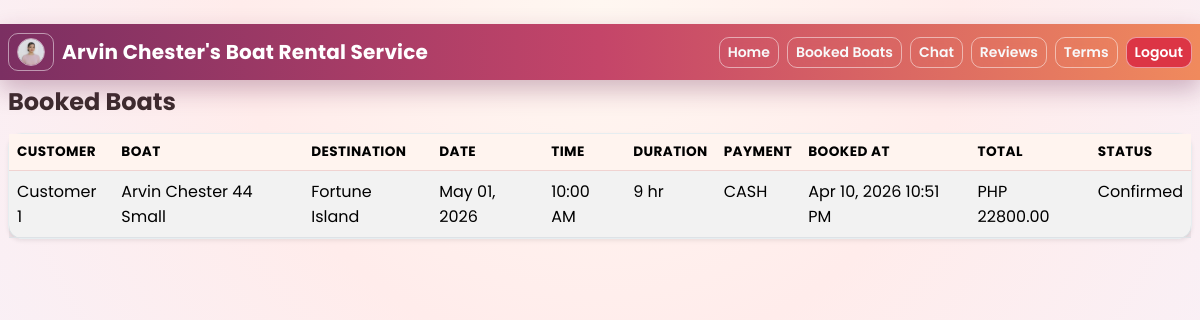
/owner/booked-boats (signed in), run on the app's committed database.
### app.py (models this page shows, shortened)
class User(UserMixin, db.Model):
    id = db.Column(db.Integer, primary_key=True)
    full_name = db.Column(db.String(120), nullable=False)
    email = db.Column(db.String(120), unique=True, nullable=False)
    phone = db.Column(db.String(40), nullable=False)
    bio = db.Column(db.Text, default="")
    profile_image_path = db.Column(db.String(255))
    last_seen_at = db.Column(db.DateTime, default=datetime.now)
    password_hash = db.Column(db.String(255), nullable=False)
    role = db.Column(db.String(20), default="customer", nullable=False)  # customer, owner, admin
    created_at = db.Column(db.DateTime, default=datetime.utcnow)

class Booking(db.Model):
    id = db.Column(db.Integer, primary_key=True)
    customer_id = db.Column(db.Integer, db.ForeignKey("user.id"), nullable=False)
    boat_id = db.Column(db.Integer, db.ForeignKey("boat.id"), nullable=False)
    beach_id = db.Column(db.Integer, db.ForeignKey("beach.id"), nullable=False)
    booking_date = db.Column(db.Date, nullable=False)
    booking_time = db.Column(db.Time, nullable=False)
    duration_hours = db.Column(db.Integer, nullable=False)
    total_price = db.Column(db.Float, nullable=False)
    payment_method = db.Column(db.String(20), nullable=False)  # cash, gcash
    notes = db.Column(db.Text, default="")
    status = db.Column(db.String(20), default="Pending")
    receipt_code = db.Column(db.String(30), nullable=False)
    transaction_receipt_path = db.Column(db.String(255))
    created_at = db.Column(db.DateTime, default=datetime.now)

class Boat(db.Model):
    id = db.Column(db.Integer, primary_key=True)
    name = db.Column(db.String(120), nullable=False)
    capacity = db.Column(db.Integer, nullable=False)
    hourly_rate = db.Column(db.Float, nullable=False)
    available_for_fishing = db.Column(db.Boolean, default=True)
    description = db.Column(db.Text, default="")
    image_url = db.Column(db.String(255), nullable=False)
    owner_id = db.Column(db.Integer, db.ForeignKey("user.id"), nullable=False)

class Beach(db.Model):
    id = db.Column(db.Integer, primary_key=True)
    name = db.Column(db.String(120), unique=True, nullable=False)
    image_url = db.Column(db.String(255), nullable=False)
    description = db.Column(db.Text, default="")

### app.py (the view)
@app.route("/owner/booked-boats")
@login_required
def owner_booked_boats():
    if current_user.role != "owner":
        flash("Only owners can access booked boats.", "danger")
        return redirect(url_for("index"))
    rows = (
        db.session.query(
            Booking,
            User.full_name.label("customer_name"),
            Boat.name.label("boat_name"),
            Beach.name.label("beach_name"),
        )
        .join(User, Booking.customer_id == User.id)
        .join(Boat, Booking.boat_id == Boat.id)
        .join(Beach, Booking.beach_id == Beach.id)
        .filter(Boat.owner_id == current_user.id)
        .order_by(Booking.created_at.desc())
        .all()
    )
    return render_template("owner_booked_boats.html", rows=rows)

### app.py (called while the page is built)
@login_manager.user_loader
def load_user(user_id):
    return db.session.get(User, int(user_id))

@app.before_request
def update_last_seen():
    if current_user.is_authenticated:
        current_user.last_seen_at = datetime.now()
        db.session.commit()

@app.context_processor
def inject_counts():
    if current_user.is_authenticated:
        notif_count = Notification.query.filter_by(user_id=current_user.id).count()
        chat_notif_count = (
            db.session.query(db.func.count(Message.id))
            .filter(Message.receiver_id == current_user.id, Message.seen_at.is_(None))
            .scalar()
        )
        return {"notif_count": notif_count, "chat_notif_count": chat_notif_count}
    return {"notif_count": 0, "chat_notif_count": 0}

### templates/owner_booked_boats.html
{% extends 'base.html' %}
{% block content %}
<h4 class="mb-3">Booked Boats</h4>
<div class="card shadow-sm">
  <div class="table-responsive">
    <table class="table table-striped mb-0">
      <thead>
        <tr>
          <th>Customer</th>
          <th>Boat</th>
          <th>Destination</th>
          <th>Date</th>
          <th>Time</th>
          <th>Duration</th>
          <th>Payment</th>
          <th>Booked At</th>
          <th>Total</th>
          <th>Status</th>
        </tr>
      </thead>
      <tbody>
        {% for booking, customer_name, boat_name, beach_name in rows %}
        <tr>
          <td>{{ customer_name }}</td>
          <td>{{ boat_name }}</td>
          <td>{{ beach_name }}</td>
          <td>{{ booking.booking_date.strftime('%b %d, %Y') }}</td>
          <td>{{ booking.booking_time.strftime('%I:%M %p') }}</td>
          <td>{{ booking.duration_hours }} hr</td>
          <td>{{ booking.payment_method|upper }}</td>
          <td>{{ booking.created_at.strftime('%b %d, %Y %I:%M %p') }}</td>
          <td>PHP {{ '%.2f'|format(booking.total_price) }}</td>
          <td>{{ booking.status }}</td>
        </tr>
        {% else %}
        <tr><td colspan="10" class="text-center text-muted">No bookings yet.</td></tr>
        {% endfor %}
      </tbody>
    </table>
  </div>
</div>
{% endblock %}

### templates/base.html (shortened to what this page needs)
﻿<!doctype html>
<html lang="en">
<head>
  <link href="https://cdn.jsdelivr.net/npm/bootstrap@5.3.3/dist/css/bootstrap.min.css" rel="stylesheet">
  <link rel="stylesheet" href="{{ url_for('static', filename='css/style.css') }}">
</head>
<body>
  <nav class="navbar navbar-expand-lg navbar-dark custom-nav">
    <div class="container-fluid px-2">
      {% if current_user.is_authenticated %}
        <a class="btn btn-sm btn-outline-light nav-pill me-2 ms-0" href="{{ url_for('profile') }}" title="Profile">
          {% if current_user.profile_image_path %}
            <img src="{{ current_user.profile_image_path }}" alt="Profile" class="profile-avatar-img">
          {% else %}
            <span class="profile-avatar">{{ current_user.full_name[:1] }}</span>
          {% endif %}
        </a>
      {% endif %}
      <a class="navbar-brand fw-bold" href="{{ url_for('index') }}">Arvin Chester's Boat Rental Service</a>
      <div class="collapse navbar-collapse" id="navMenu">
        <ul class="navbar-nav ms-auto gap-2 w-100 justify-content-end">
          <li class="nav-item"><a class="btn btn-sm btn-outline-light nav-pill" href="{{ url_for('index') }}">Home</a></li>
          {% if current_user.is_authenticated %}
            {% if current_user.role == 'admin' %}
              <li class="nav-item"><a class="btn btn-sm btn-outline-light nav-pill" href="{{ url_for('admin_bookings') }}">Booked Boats</a></li>
            {% elif current_user.role == 'owner' %}
              <li class="nav-item"><a class="btn btn-sm btn-outline-light nav-pill" href="{{ url_for('owner_booked_boats') }}">Booked Boats</a></li>
            {% else %}
              <li class="nav-item"><a class="btn btn-sm btn-outline-light nav-pill" href="{{ url_for('my_bookings') }}">My Bookings</a></li>
            {% endif %}
            <li class="nav-item">
              <a class="btn btn-sm btn-outline-light nav-pill position-relative" href="{{ url_for('chat') }}">
                Chat
              </a>
            </li>
            <li class="nav-item"><a class="btn btn-sm btn-outline-light nav-pill" href="{{ url_for('reviews') }}">Reviews</a></li>
            <li class="nav-item"><a class="btn btn-sm btn-outline-light nav-pill" href="{{ url_for('terms') }}">Terms</a></li>
            <li class="nav-item"><a class="btn btn-sm btn-danger nav-pill" href="{{ url_for('logout') }}">Logout</a></li>
          {% endif %}
        </ul>
      </div>
    </div>
  </nav>
  <main class="{% if request.endpoint == 'index' %}container py-4{% else %}container-fluid px-2 py-2{% endif %}">
    {% block content %}{% endblock %}
  </main>
</body>
</html>

### static/css/style.css (style rules this page uses)
body { font-family: "Poppins", "Segoe UI", sans-serif; background: radial-gradient(circle at top, #fff7f1 0%, #ffeceb 36%, #f4f3ff 100%); color: #3d2c2e; min-height: 100vh; }
.custom-nav { background: linear-gradient(90deg, #7b2f62, #c44569, #f08a5d); box-shadow: 0 10px 25px rgba(104, 33, 78, 0.3); }
.nav-pill { border-radius: 999px; backdrop-filter: blur(8px); border-color: rgba(255, 255, 255, 0.5) !important; transition: all 0.2s ease; }
.navbar-brand { letter-spacing: 0.2px; }
.profile-avatar-img { width: 28px; height: 28px; border-radius: 50%; object-fit: cover; border: 1px solid rgba(255, 255, 255, 0.55); }
.card { border: 1px solid #e6edf0; border-radius: 14px; box-shadow: 0 10px 30px rgba(14, 39, 57, 0.06); }
h2, h3, h4, h5, h6 { font-weight: 700; }
.btn { border-radius: 10px; font-weight: 600; }
.table { --bs-table-bg: transparent; }
.table thead th { border-bottom: 1px solid #f0d3d1; background: #fff4ef; font-size: 0.85rem; text-transform: uppercase; letter-spacing: 0.4px; }

### data on the page
User: profile_image_path (picture)
Booking: full_name "Customer 1", name "Arvin Chester 44 Small", name "Fortune Island", booking_date "May 01, 2026", booking_time "10:00 AM", duration_hours "9", payment_method "CASH", created_at "Apr 10, 2026 10:51 PM", total_price "22800.00", status "Confirmed"
